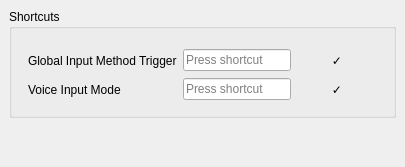
<?xml version="1.0" encoding="UTF-8"?>
<ui version="4.0">
 <class>ShortcutSettingsWidget</class>
 <widget class="QWidget" name="ShortcutSettingsWidget">
  <layout class="QVBoxLayout" name="outerLayout">
   <property name="leftMargin"><number>0</number></property><property name="topMargin"><number>0</number></property><property name="rightMargin"><number>0</number></property><property name="bottomMargin"><number>0</number></property>
   <item><widget class="QScrollArea" name="settingsScroll"><property name="widgetResizable"><bool>true</bool></property><property name="frameShape"><enum>QFrame::NoFrame</enum></property>
    <widget class="QWidget" name="content"><layout class="QVBoxLayout" name="contentLayout"><property name="spacing"><number>12</number></property>
     <item><widget class="QGroupBox" name="group"><property name="title"><string>Shortcuts</string></property><layout class="QFormLayout" name="form"><property name="leftMargin"><number>16</number></property><property name="topMargin"><number>20</number></property><property name="rightMargin"><number>16</number></property><property name="bottomMargin"><number>14</number></property>
      <item row="0" column="0"><widget class="QLabel" name="triggerLabel"><property name="toolTip"><string>Global hotkey to trigger the current active mode</string></property><property name="text"><string>Global Input Method Trigger</string></property></widget></item>
      <item row="0" column="1"><layout class="QHBoxLayout" name="triggerRow"><item><widget class="QKeySequenceEdit" name="triggerEdit"/></item><item><widget class="QPushButton" name="triggerApplyBtn"><property name="toolTip"><string>Apply shortcut</string></property><property name="text"><string>✓</string></property><property name="flat"><bool>true</bool></property><property name="fixedWidth"><number>28</number></property></widget></item></layout></item>
      <item row="1" column="0"><widget class="QLabel" name="modeSwitchLabel"><property name="toolTip"><string>Global hotkey to cycle the active pipeline mode</string></property><property name="text"><string>Voice Input Mode</string></property></widget></item>
      <item row="1" column="1"><layout class="QHBoxLayout" name="modeSwitchRow"><item><widget class="QKeySequenceEdit" name="modeSwitchEdit"/></item><item><widget class="QPushButton" name="modeSwitchApplyBtn"><property name="toolTip"><string>Apply shortcut</string></property><property name="text"><string>✓</string></property><property name="flat"><bool>true</bool></property><property name="fixedWidth"><number>28</number></property></widget></item></layout></item>
     </layout></widget></item>
     <item><spacer name="verticalSpacer"><property name="orientation"><enum>Qt::Vertical</enum></property><property name="sizeHint" stdset="0"><size><width>20</width><height>40</height></size></property></spacer></item>
    </layout></widget>
   </widget></item>
  </layout>
 </widget>
 <resources/><connections/>
</ui>
